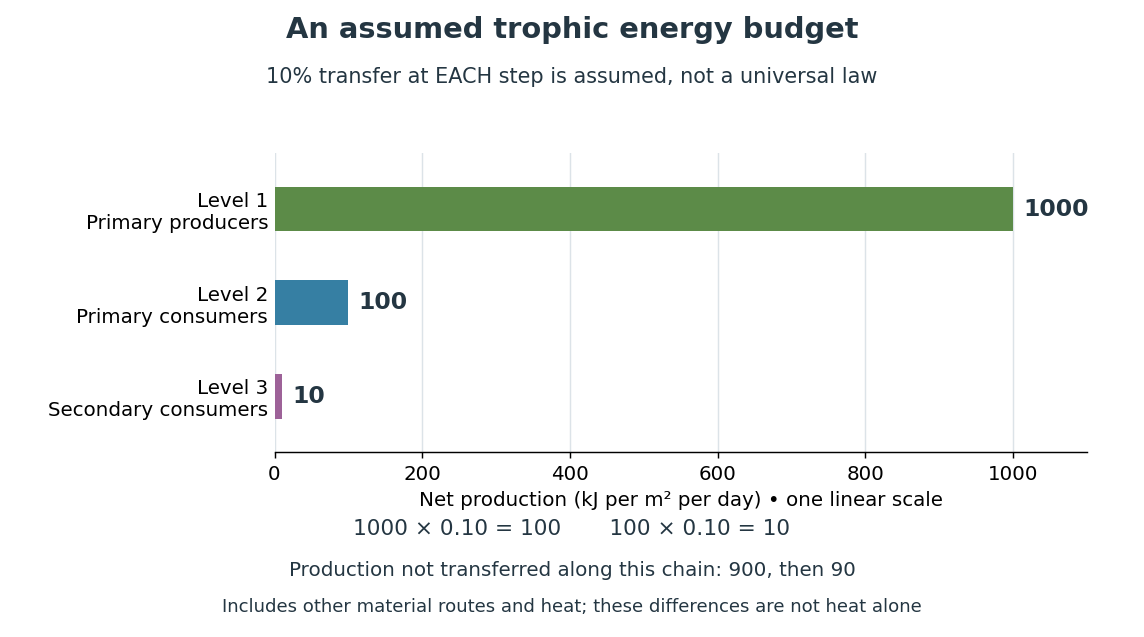

This figure's Python source:
"""Plot a production budget with explicitly assumed 10% transfer efficiency.

Tested with Python 3.14.4, NumPy 2.3.5 and Matplotlib 3.10.7.
Write an opaque white same-basename PNG to the working directory.
"""

from pathlib import Path

import matplotlib

matplotlib.use("Agg")
import matplotlib.pyplot as plt
import numpy as np


def main():
    efficiency = 0.10
    production = 1000 * efficiency ** np.arange(3)
    not_transferred = production[:-1] - production[1:]
    np.testing.assert_allclose(production, [1000, 100, 10])
    np.testing.assert_allclose(not_transferred, [900, 90])

    fig, ax = plt.subplots(figsize=(8.8, 4.9))
    fig.set_facecolor("white")
    ax.set_facecolor("white")
    fig.subplots_adjust(left=0.24, right=0.95, top=0.76, bottom=0.29)
    y = np.array([2, 1, 0])
    ax.barh(y, production, height=0.48,
            color=["#5c8b48", "#367fa3", "#9d6298"], zorder=3)
    for pos, value in zip(y, production):
        ax.text(value + 14, pos, f"{value:g}", va="center",
                fontsize=13, weight="bold", color="#243642")
    ax.set_yticks(y, ["Level 1\nPrimary producers",
                     "Level 2\nPrimary consumers", "Level 3\nSecondary consumers"])
    ax.set_xlim(0, 1100)
    ax.set_ylim(-0.6, 2.6)
    ax.set_xticks(np.arange(0, 1001, 200))
    ax.set_xlabel("Net production (kJ per m² per day) • one linear scale", fontsize=11)
    ax.tick_params(axis="both", labelsize=11)
    ax.grid(axis="x", color="#dce3e8", linewidth=0.8, zorder=0)
    ax.spines[["top", "right", "left"]].set_visible(False)
    ax.tick_params(axis="y", length=0)
    fig.text(0.5, 0.94, "An assumed trophic energy budget", ha="center",
             fontsize=16, weight="bold", color="#243642")
    fig.text(0.5, 0.87, "10% transfer at EACH step is assumed, not a universal law",
             ha="center", fontsize=11.5, color="#243642")
    fig.text(0.5, 0.16, "1000 × 0.10 = 100       100 × 0.10 = 10", ha="center",
             fontsize=12, color="#243642")
    fig.text(0.5, 0.095, "Production not transferred along this chain: 900, then 90",
             ha="center", fontsize=11, color="#243642")
    fig.text(0.5, 0.04, "Includes other material routes and heat; these differences are not heat alone",
             ha="center", fontsize=10, color="#243642")
    fig.savefig(Path(__file__).with_suffix(".png").name, dpi=130,
                facecolor="white", transparent=False)
    plt.close(fig)
    print(f"Production: {production.tolist()}; not transferred: {not_transferred.tolist()}")


if __name__ == "__main__":
    main()
